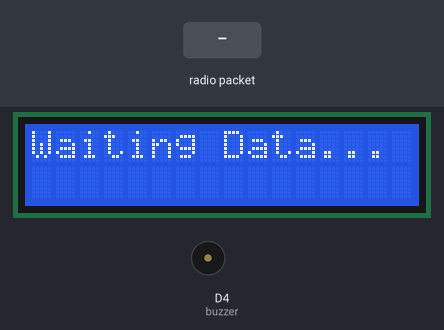
Bench run of a sketch on a simulated ESP8266 (NodeMCU). On the bench: 16×2 character LCD, buzzer (waves = sounding, pin HIGH). The inputs (shaded band) are chosen by the test bench. No radio packets arrive unless stated; what the sketch prints to the serial monitor is not drawn.

Above: at 3.3 s.
3.4 s: radio packet "5" arrives
At 4.2 s:
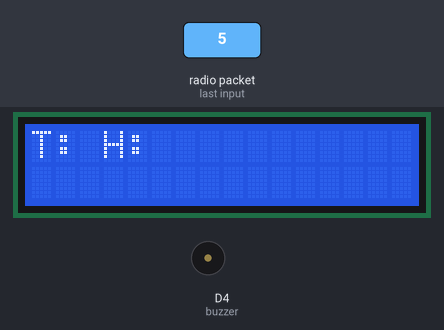
At 7.9 s:
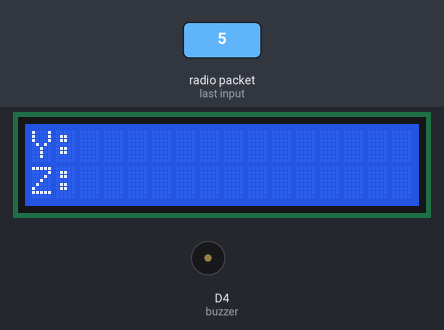
8.9 s: radio packet "90" arrives
At 14.8 s:
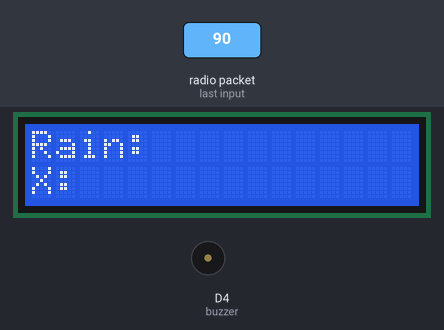
Timing chart, 0 to 16.3 s (numbered marks = the images above; inputs shaded):
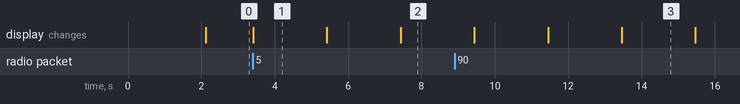

Measured:
- after the input at 3.4 s, the display: changes at once (image 1)
- after the input at 8.9 s, the display: first differs from a run without the input after 2.5 s (image 3 shows a later state)
- what the display in image 1 shows lasts 2.0 s, from 3.4 s to 5.4 s

The sketch:

secondReceiver.ino
```cpp
#include <SPI.h>
#include <LoRa.h>
#include <Wire.h>
#include <LiquidCrystal_I2C.h>

// LCD
LiquidCrystal_I2C lcd(0x27, 16, 2);

// LoRa Pins
#define SS D8
#define RST D0
#define DIO0 -1   // Not used

String data = "";

// ✅ Correct buzzer pin
int buzzer = D4;

void setup() {
  Serial.begin(9600);

  pinMode(buzzer, OUTPUT);

  // LCD Init
  lcd.init();
  lcd.backlight();
  lcd.setCursor(0,0);
  lcd.print("LoRa Receiver");
  delay(2000);
  lcd.clear();

  // LoRa Init
  LoRa.setPins(SS, RST, DIO0);

  if (!LoRa.begin(433E6)) {
    lcd.print("LoRa Failed!");
    while (1);
  }

  lcd.print("Waiting Data...");
}

void loop() {
  int packetSize = LoRa.parsePacket();

  if (packetSize) {
    data = "";

    while (LoRa.available()) {
      data += (char)LoRa.read();
    }

    Serial.println(data);

    // -------- Extract Values --------
    String temp = getValue(data, "T:", ",H:");
    String hum  = getValue(data, "H:", ",R:");
    String rain = getValue(data, "R:", ",X:");
    String ax   = getValue(data, "X:", ",Y:");
    String ay   = getValue(data, "Y:", ",Z:");
    String az   = getValue(data, "Z:", ",LAT:");
    String lat  = getValue(data, "LAT:", ",LON:");
    String lon  = getValue(data, "LON:", "");

    // ✅ Convert ax to integer
    int ax_val = ax.toInt();

    // -------- Screen 1 --------
    lcd.clear();
    lcd.setCursor(0,0);
    lcd.print("T:");
    lcd.print(temp);
    lcd.print(" H:");
    lcd.print(hum);
    delay(2000);

    // -------- Screen 2 --------
    lcd.clear();
    lcd.setCursor(0,0);
    lcd.print("Rain:");
    lcd.print(rain);
    lcd.setCursor(0,1);
    lcd.print("X:");
    lcd.print(ax);
    delay(2000);

    // -------- Screen 3 --------
    lcd.clear();
    lcd.setCursor(0,0);
    lcd.print("Y:");
    lcd.print(ay);
    lcd.setCursor(0,1);
    lcd.print("Z:");
    lcd.print(az);
    delay(2000);

    // -------- ALERT SYSTEM --------
    if (ax_val > 5) {
      digitalWrite(buzzer, HIGH);

      lcd.clear();
      lcd.setCursor(0,0);
      lcd.print("!!! ALERT !!!");
      lcd.setCursor(0,1);
      lcd.print("LANDSLIDE");
      delay(2000);
    } else {
      digitalWrite(buzzer, LOW);
    }

    // -------- Screen 4 --------
    lcd.clear();
    lcd.setCursor(0,0);
    lcd.print("Lat:");
    lcd.print(lat.substring(0,8));
    lcd.setCursor(0,1);
    lcd.print("Lon:");
    lcd.print(lon.substring(0,8));
    delay(2000);
  }
}

// -------- Function --------
String getValue(String data, String startKey, String endKey) {
  int start = data.indexOf(startKey);
  if (start == -1) return "";

  start += startKey.length();

  int end;
  if (endKey == "") {
    end = data.length();
  } else {
    end = data.indexOf(endKey, start);
  }

  return data.substring(start, end);
}
```
